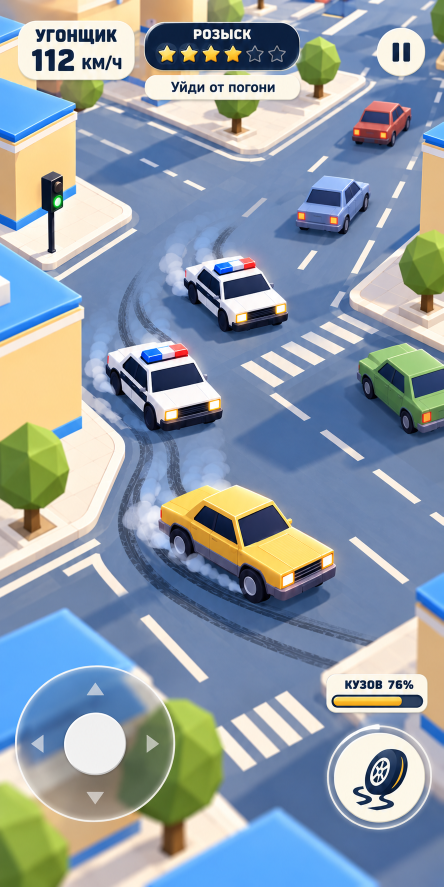
#> input picture docs/art/concepts/2026-10-08/02-gameplay-thief.png, 887 x 1774 px (shown at 1/2 size)
$ python build-city-comparison.py
#> lines starting #> are read from the running program, lines starting #| are printed output that depends on the picture
"""Compose unretouched reference / actual-game captures and identical before/after crops."""
import json
from pathlib import Path
from PIL import Image, ImageDraw, ImageFont, ImageOps

ROOT = Path(__file__).resolve().parents[1]
OUT = ROOT / 'docs/art/verification/mockup-light-materials'
font = ImageFont.truetype('C:/Windows/Fonts/arial.ttf', 18)
paths = [ROOT / 'docs/art/concepts/2026-10-08/02-gameplay-thief.png',
         OUT / 'before/app/390x844-high-blur1-follow.png',
         OUT / 'after/app/390x844-high-blur1-follow.png']
sheet = Image.new('RGB', (1170, 880), '#f8f6f0')
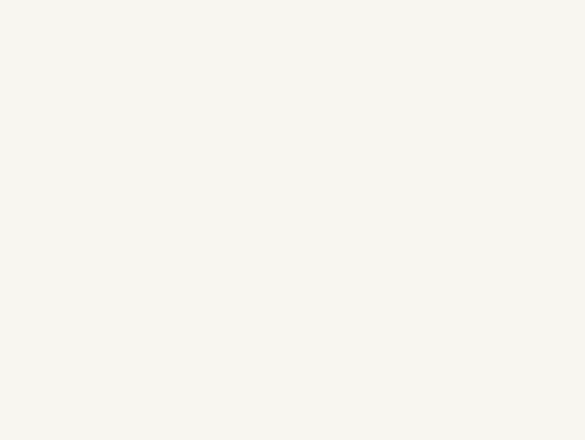
#> sheet: PIL image 1170x880 RGB (shown at 1/2 size); mean R, G, B 248, 246, 240
draw = ImageDraw.Draw(sheet)
for index, (path, label) in enumerate(zip(paths, ['Mockup (different geometry)', 'Game: before', 'Game: after'])):
    frame = ImageOps.contain(Image.open(path).convert('RGB'), (390, 844))
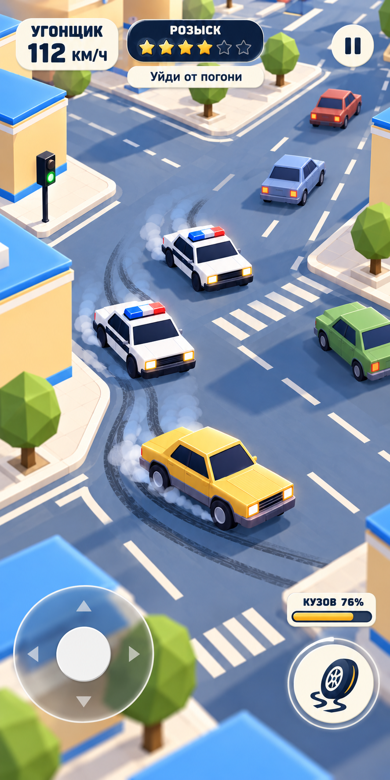
#> frame: PIL image 390x780 RGB; mean R, G, B 142.7, 156, 167.3
    sheet.paste(frame, (index * 390 + (390 - frame.width) // 2, 36 + (844 - frame.height) // 2))
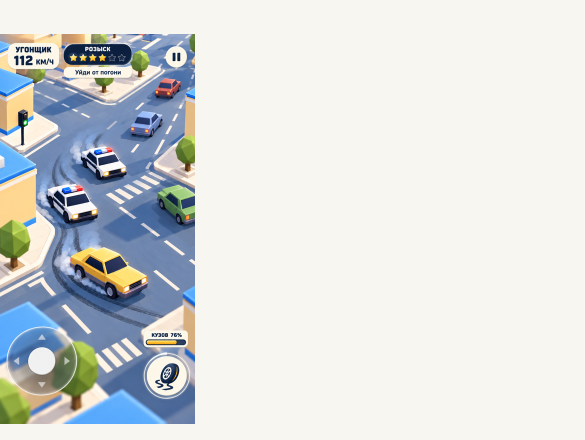
#> sheet: PIL image 1170x880 RGB (shown at 1/2 size); mean R, G, B 216.9, 219.4, 218.5
#> (the run stopped early here; a loop or call above may not have finished)
